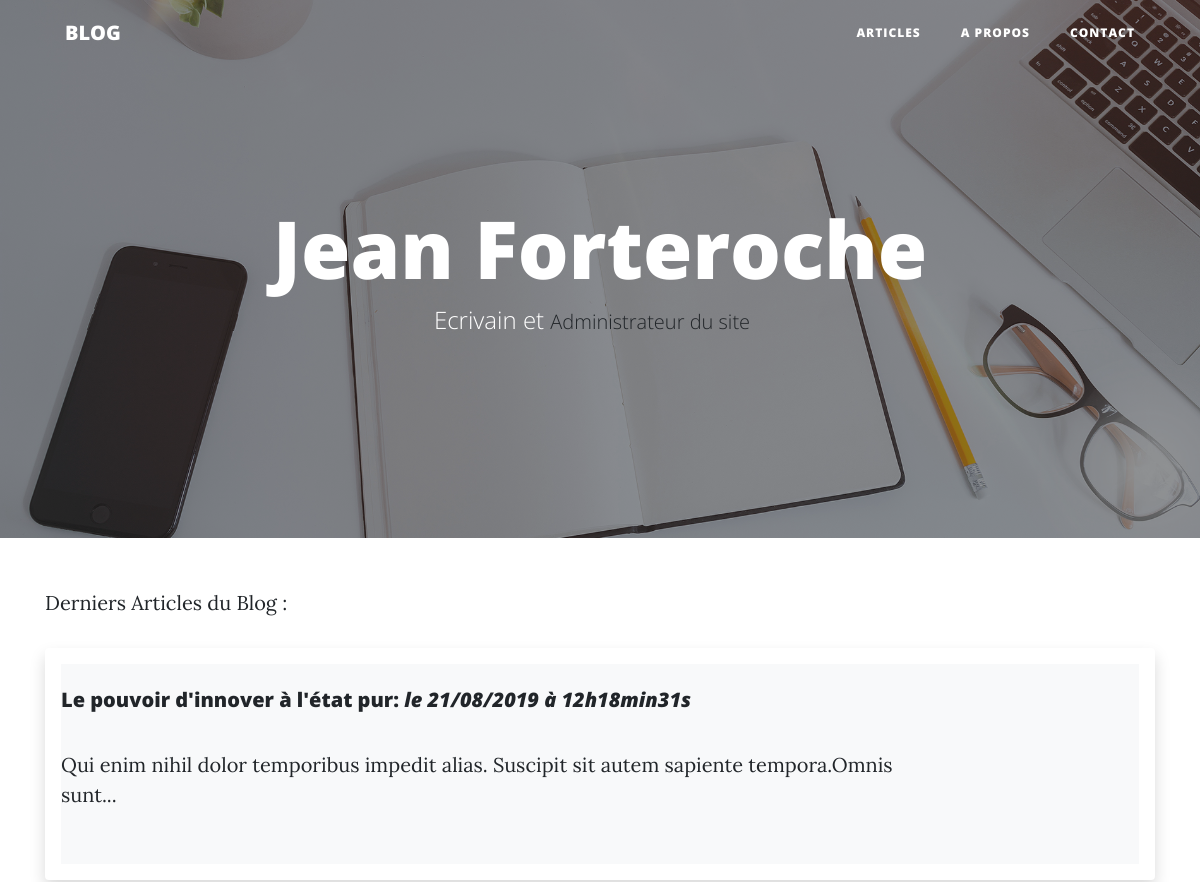
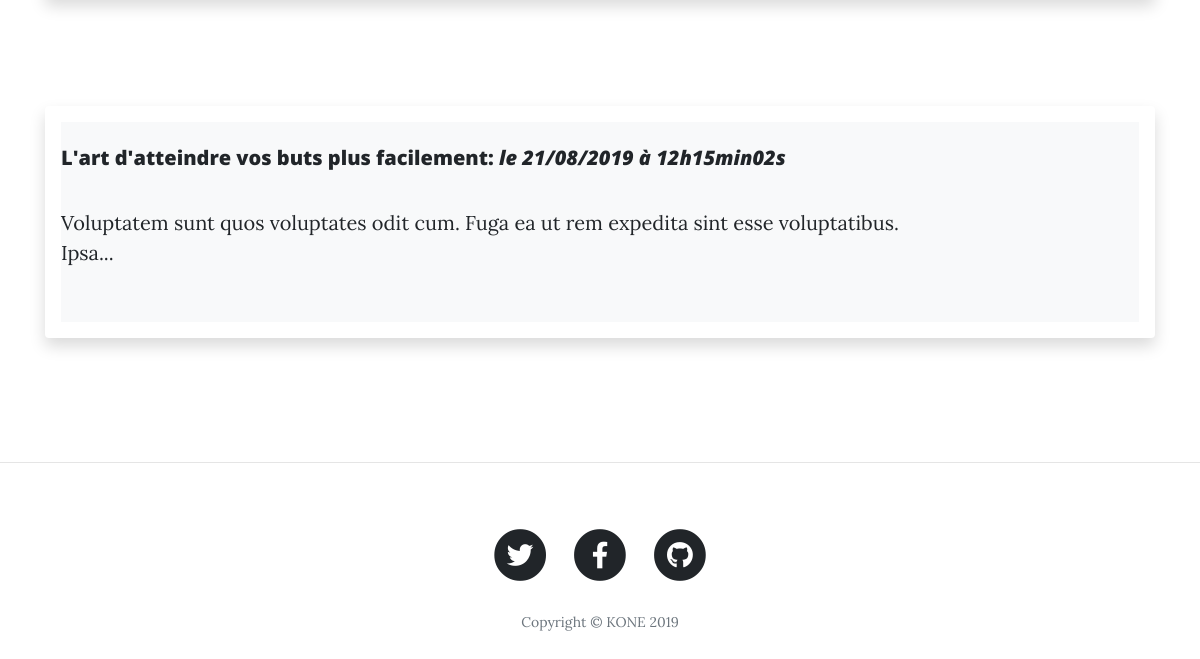
The app's page /, older data (2 pictures, top to bottom).
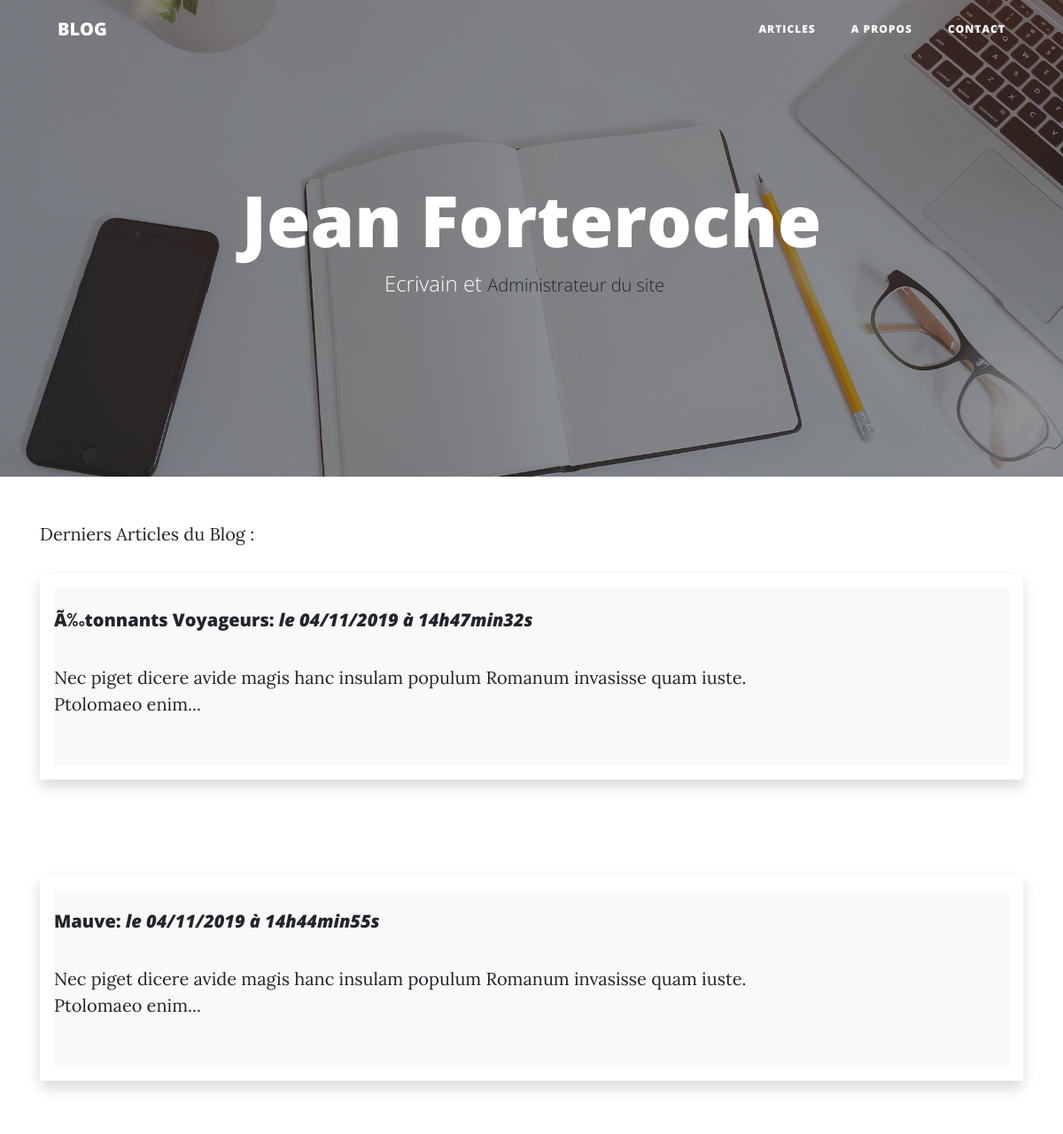
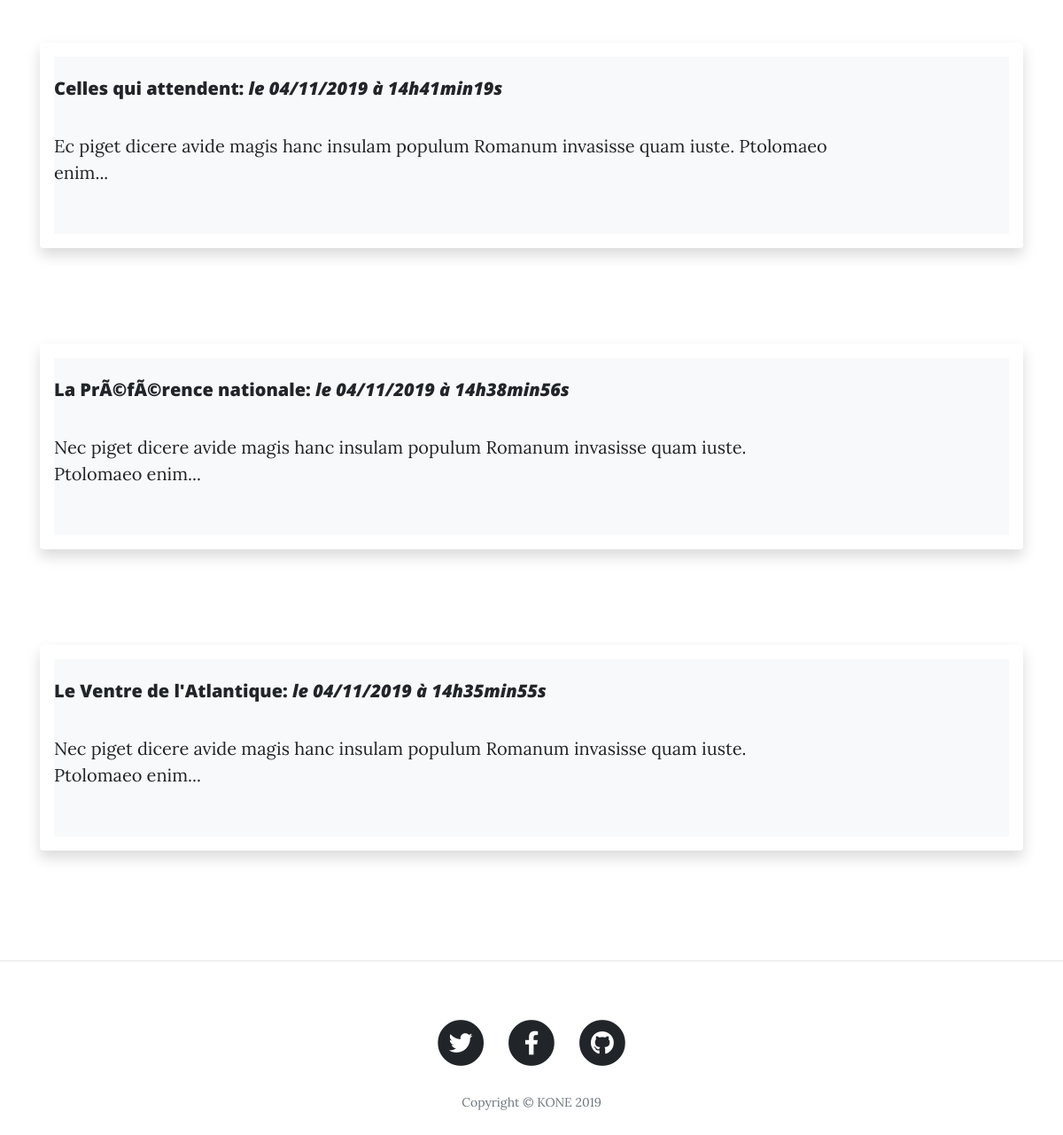
The same page, newer data (2 pictures, top to bottom).
### tables this page shows
CREATE TABLE `posts` (
  `id` int(11) NOT NULL,
  `title` varchar(255) NOT NULL,
  `images` varchar(200) NOT NULL,
  `content` text NOT NULL,
  `creation_date` datetime NOT NULL
);

### controller/Frontend.php (called while the page is built, shortened)
<?php
class Frontend
{
    public function listPosts()
    {
        $postManager = new PostManager();
        $posts       = $postManager->getPosts();
        require('view/frontend/listPostsView.php');
    }
}

### model/PostManager.php (called while the page is built, shortened)
<?php
class PostManager extends BddManager
{
    public function getPosts()
    {
        $db  = $this->dbConnect();
        $req = $db->query('SELECT id, title, content, DATE_FORMAT(creation_date, \'%d/%m/%Y à %Hh%imin%ss\') AS creation_date_fr FROM posts ORDER BY creation_date DESC ');
        return $req;
    }
}

### view/frontend/listPostsView.php (the view, shortened to what this page needs)
<div class='container'>
<p>Derniers Articles du Blog :</p>
    <?php while ($data=$posts->fetch()) { ?>
        <div class="shadow p-3 mb-5 bg-white rounded">
            <div class="row no-gutters bg-light position-relative">
                <div class="col-md-10 position-static p-4 pl-md-0">
                    <h5 class="mt-0"><?=htmlspecialchars($data['title']).':'.' '?><em>le <?=$data['creation_date_fr'] ?></em>
                    </h5>
                    <div class="row">
                        <div class="col-12 "><?=substr(substr($data['content'],0,100),0,strrpos(substr($data['content'],0,100),' ')).'...' ?>
                        </div>
                    </div><a href="index.php?action=post&amp;id=<?=$data['id'] ?>" class="stretched-link"></a>
            </div>
        </div>
    </div><br><br>
    <?php
        }
    ?>
</div>
<?php $content=ob_get_clean();?>
<?php require('view/template.php');?>

### index.php (shortened to what this page needs)
<?php
$callFrontend = new Frontend();
$callBackend  = new Backend();
if (isset($_GET['action'])) {
    if ($_GET['action'] == 'listPosts') {
        $callFrontend->listPosts();
    } elseif ($_GET['action'] == 'post') {
        if (isset($_GET['id']) && $_GET['id'] > 0) {
            $callFrontend->post();
        } else {
            throw new Exception('Aucun identifiant de billet envoyé');
        }
    } elseif ($_GET['action'] == 'showAbout') {
        require('view/frontend/about.php');
    } elseif ($_GET['action'] == 'showContact') {
        require('view/frontend/contact.php');
    } elseif ($_GET['action'] == 'sendMessages') {
        $callFrontend->sendMail($_POST["name"], $_POST['email'], $_POST['message']);
    } elseif ($_GET['action'] == 'addComment') {
        if (isset($_GET['id']) && $_GET['id'] > 0) {
            if (!empty($_POST['author']) && !empty($_POST['comment'])) {
                $callFrontend->addComment($_GET['id'], $_POST['author'], $_POST['comment']);
            } else {
                $_SESSION['message_error'] = 'Tous les champs ne sont pas remplis !';
            }
        } else {
            $_SESSION['message_error'] = 'Aucun identifiant de Article envoyé';
        }
    } elseif ($_GET['action'] == 'signalCom') {
        if (isset($_GET['id']) && $_GET['id'] > 0) {
            $callFrontend->signalCom($_GET['post_id'], $_GET['id']);
        } else {
        }
    } elseif ($_GET['action'] == 'connexion') {
        $callFrontend->connexion($_POST['pseudo'], $_POST['pass']);
    } elseif ($_GET['action'] == 'createA') {
        if ($_SERVER['REQUEST_METHOD'] == "POST") {
            if ($_POST['pass'] !== $_POST['pass1']) {
                $_SESSION['message_error'] = 'les mots de passe sont pas identique';
                header('Location: index.php?action=postArticle&' . $_SESSION['message_error']);
                exit();
            } elseif (!empty($_POST['pseudo']) && !empty($_POST['email']) && !empty($_POST['pass']) && !empty($_POST['pass1'])) {
                $callBackend->createA();
            } else {
                $_SESSION['message_error'] = 'tous les champs sont pas remplir';
                header('Location: index.php?action=postArticle&' . $_SESSION['message_error']);
                exit();
            }
        }
    } elseif ($_GET['action'] == 'deconnexion') {
        $callBackend->setIsConnect(false);
        session_destroy();
        require('view/backend/connexionView.php');
    } elseif ($callBackend->getIsconnect()) {
        if ($_GET['action'] == 'postArticle') {
            if (!empty($_POST['title']) && !empty($_POST['content'])) {
                $callBackend->addPosts($_POST['title'], $_POST['content']);
            } else {
                $callBackend->listPostsAdmin();
            }
        } elseif ($_GET['action'] == 'deleteArticle') {
            if (isset($_GET['id']) && $_GET['id'] > 0) {
                $callBackend->deletePost($_GET['id']);
            } else {
                $callBackend->listPostsAdmin();
            }
        } elseif ($_GET['action'] == 'editArticle') {
            if (isset($_GET['id']) && $_GET['id'] > 0) {
                if ($_SERVER['REQUEST_METHOD'] === 'POST') {
                    $callBackend->editAdd($_POST['title'], $_POST['content'], $_GET['id']);
                    header('Location: index.php?action=postArticle');
                    exit();
                }
                $callBackend->editPost($_GET['id']);
            }
        } elseif ($_GET['action'] == 'articleComments') {
            if (isset($_GET['id']) && $_GET['id'] > 0) {
                $callBackend->articleComments();
            } else {
                header('Location: index.php?action=articleComments');
                exit();
            }
        } elseif ($_GET['action'] == 'signalComment') {
            $callFrontend->signalComment();
        } elseif ($_GET['action'] == 'valideComment') {
            if (isset($_GET['id']) && $_GET['id'] > 0) {
                $callBackend->validComment($_GET['id']);
            }
        } elseif ($_GET['action'] == 'deleteCom') {
            if (isset($_GET['id']) && $_GET['id'] > 0) {
                $callBackend->deleteCom($_GET['id']);
            }
        }
    } else {
        header('Location: index.php?action=connexion');
        exit();
    }
} else {
    $callFrontend->listPosts();
}

### view/template.php (shortened to what this page needs)
<!DOCTYPE html>
<html  lang="fr">
<head>
    <link href="publics/css/style.css" rel="stylesheet" />
    <link rel="stylesheet" href="https://stackpath.bootstrapcdn.com/bootstrap/4.3.1/css/bootstrap.min.css"
>
    <link href="publics/fontawesome-free/css/all.min.css" rel="stylesheet" type="text/css">
    <link href="publics/css/clean-blog.min.css" rel="stylesheet">
</head>
<body>
    <nav class="navbar navbar-expand-lg navbar-light fixed-top" id="mainNav">
        <div class="container">
            <a class="navbar-brand" href="index.php">BLOG</a>
            <div class="collapse navbar-collapse" id="navbarResponsive">
                <ul class="navbar-nav ml-auto">
                    <li class="nav-item">
                        <a class="nav-link" href="index.php">ARTICLES</a>
                    </li>
                    <li class="nav-item">
                        <a class="nav-link" href="index.php?action=showAbout">A PROPOS</a>
                    </li>
                    <li class="nav-item">
                        <a class="nav-link" href="index.php?action=showContact">CONTACT</a>
                    </li>
                </ul>
            </div>
        </div>
    </nav>
    <header class="masthead" style="background-image: url('publics/images/home-bg.jpg')">
        <div class="overlay"></div>
        <div class="container">
            <div class="row">
                <div class="col-lg-8 col-md-10 mx-auto">
                    <div class="site-heading">
                        <h1>Jean Forteroche</h1>
                        <span class="subheading">Ecrivain et
                         <a class="navbar-brand"
                                href="index.php?action=connexion">Administrateur du site</a></span>
                    </div>
                </div>
            </div>
        </div>
    </header>
    <?=$content ?>
    <hr>
    <footer>
        <div class="container">
            <div class="row">
                <div class="col-lg-8 col-md-10 mx-auto">
                    <ul class="list-inline text-center">
                        <li class="list-inline-item">
                            <a href="#">
                                <span class="fa-stack fa-lg">
                                    <i class="fas fa-circle fa-stack-2x"></i>
                                    <i class="fab fa-twitter fa-stack-1x fa-inverse"></i>
                                </span>
                            </a>
                        </li>
                        <li class="list-inline-item">
                            <a href="#">
                                <span class="fa-stack fa-lg">
                                    <i class="fas fa-circle fa-stack-2x"></i>
                                    <i class="fab fa-facebook-f fa-stack-1x fa-inverse"></i>
                                </span>
                            </a>
                        </li>
                        <li class="list-inline-item">
                            <a href="#">
                                <span class="fa-stack fa-lg">
                                    <i class="fas fa-circle fa-stack-2x"></i>
                                    <i class="fab fa-github fa-stack-1x fa-inverse"></i>
                                </span>
                            </a>
                        </li>
                    </ul>
                    <p class="copyright text-muted">Copyright &copy; KONE 2019</p>
                </div>
            </div>
        </div>
    </footer>
</body>
</html>

### publics/css/style.css (style rules this page uses)
h1, h3 { text-align:center; }
a { text-decoration: none; color: blue; }

Row changes from the older to the newer data that the page shows:
removed posts: title "Le pouvoir d'innover à l'état pur", creation_date_fr "21/08/2019 à 12h18min31s", content "Qui enim nihil dolor temporibus impedit alias. Suscipit sit autem sapiente tempora.Omnis sunt"
removed posts: title "L'art d'atteindre vos buts plus facilement", creation_date_fr "21/08/2019 à 12h15min02s", content "Voluptatem sunt quos voluptates odit cum. Fuga ea ut rem expedita sint esse voluptatibus. Ipsa"
added posts: title "Ã‰tonnants Voyageurs", creation_date_fr "04/11/2019 à 14h47min32s", content "Nec piget dicere avide magis hanc insulam populum Romanum invasisse quam iuste. Ptolomaeo enim"
added posts: title "Mauve", creation_date_fr "04/11/2019 à 14h44min55s", content "Nec piget dicere avide magis hanc insulam populum Romanum invasisse quam iuste. Ptolomaeo enim"
added posts: title "Celles qui attendent", creation_date_fr "04/11/2019 à 14h41min19s", content "Ec piget dicere avide magis hanc insulam populum Romanum invasisse quam iuste. Ptolomaeo enim"
added posts: title "La PrÃ©fÃ©rence nationale", creation_date_fr "04/11/2019 à 14h38min56s", content "Nec piget dicere avide magis hanc insulam populum Romanum invasisse quam iuste. Ptolomaeo enim"
added posts: title "Le Ventre de l'Atlantique", creation_date_fr "04/11/2019 à 14h35min55s", content "Nec piget dicere avide magis hanc insulam populum Romanum invasisse quam iuste. Ptolomaeo enim"
